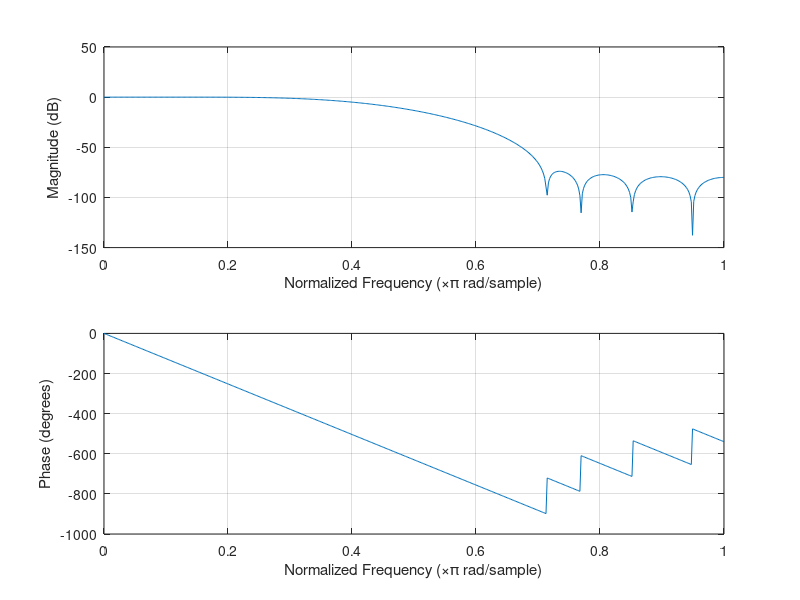
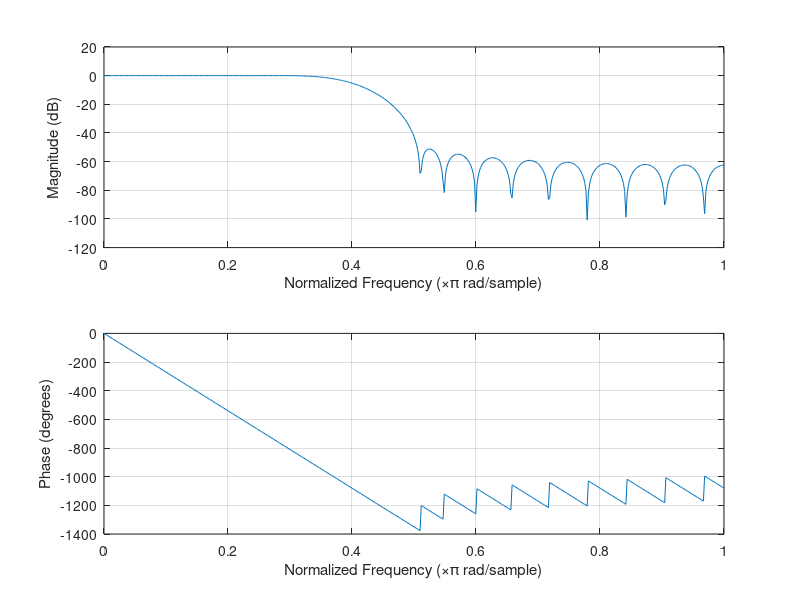
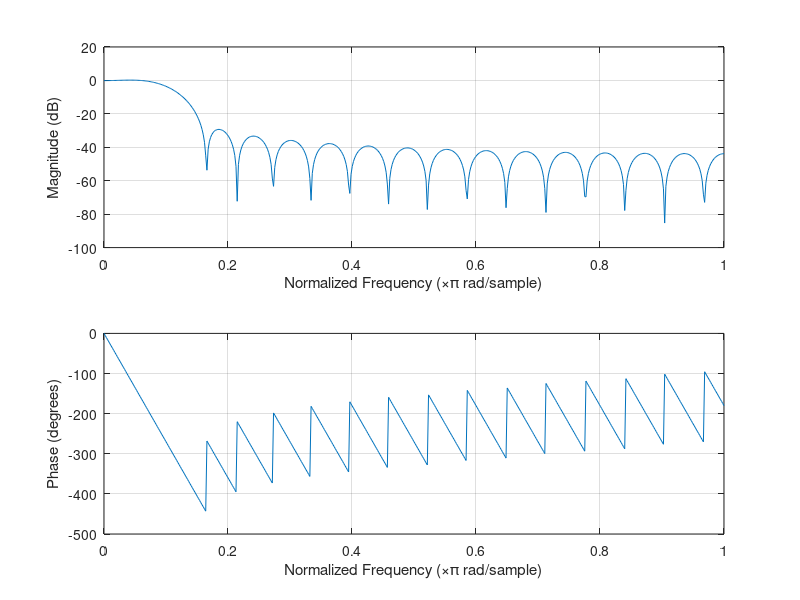
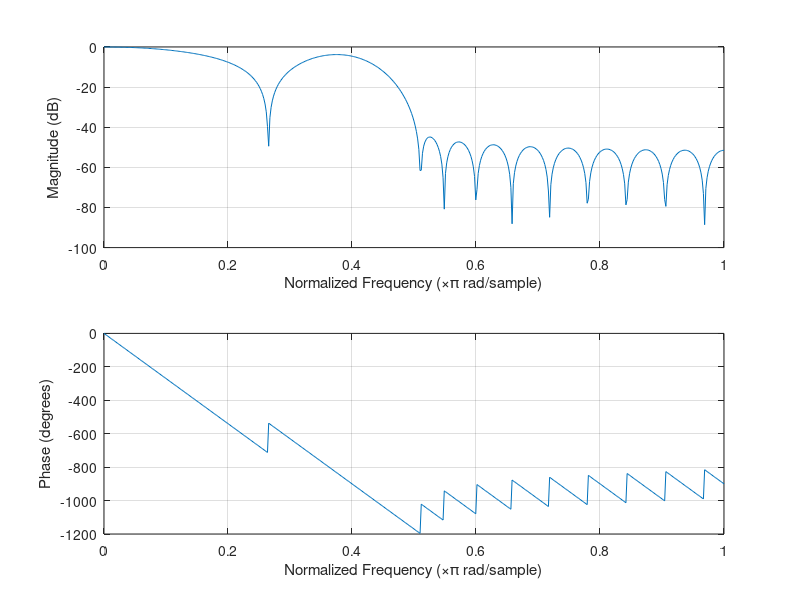

Reproduce these figures in MATLAB, in order.
% Filter design for parallel-gs NTSC/PAL filtering.
pkg load signal;

% As defined by BT.601.
bt601_rate = 13.5e6;

% The subclock of PS2 seems to be 4x BT.601 rate.
subpixel_rate = 4 * bt601_rate;
subpixel_nyquist = subpixel_rate / 2;

ntsc_subcarrier = 315e6 / 88;
pal_subcarrier = 4.43361875e6;

% Grabbed some sensible values from a paper that discusses a physical NTSC/PAL impl in 1997,
% so it looks plausible that PS2 would ship something similar.
ntsc_luma_bw = 4.2e6;
ntsc_luma_stop = 6.75e6;
ntsc_chroma_bw = 1.0e6;
ntsc_chroma_stop = 2.0e6;

% PAL-B which was used in Norway.
pal_luma_bw = 5e6;
pal_luma_stop = 6.75e6;
pal_chroma_bw = 1.3e6;
pal_chroma_stop = 2.2e6;

% First stage of downsampling from 54 MHz to 27 MHz.
% Assume some zero-order hold behavior coming out of the CRTC due to its subclock behavior.
% Most likely it's just holding pixels until the horizontal divider clocks enough times.
% 640 * 4 = 2560
% 512 * 5 = 2560
% 256 * 10 = 2560
% etc ...
% Allow some aliasing to go through to keep filter length reasonable.
% We'll filter that away in the next pass.
ntsc_downsampling_filter = firls(14, [0, ntsc_luma_bw * 1.1, subpixel_nyquist * 0.7, subpixel_nyquist] / subpixel_nyquist, [1 1 0 0]);
pal_downsampling_filter = firls(14, [0, pal_luma_bw * 1.1, subpixel_nyquist * 0.7, subpixel_nyquist] / subpixel_nyquist, [1 1 0 0]);

% Encode filters at 27 MHz. Pure low-pass.
%luma_lp_encode = fir1(30, 0.3689, 'low', kaiser(31, 8.0))'
ntsc_luma_lp_encode = firls(30, [0, ntsc_luma_bw, ntsc_luma_stop, bt601_rate] / bt601_rate, [1 1 0 0]);
ntsc_chroma_lp_encode = firls(30, [0, ntsc_chroma_bw, ntsc_chroma_stop, bt601_rate] / bt601_rate, [1 1 0 0]);
pal_luma_lp_encode = firls(30, [0, pal_luma_bw, ntsc_luma_stop, bt601_rate] / bt601_rate, [1 1 0 0]);
pal_chroma_lp_encode = firls(30, [0, pal_chroma_bw, ntsc_chroma_stop, bt601_rate] / bt601_rate, [1 1 0 0]);

% Decoding composite is much harder.

% NTSC decode
% Suppress the luma DC which ends up at subcarrier freq after demodulating.
ntsc_chroma_lp_decode = firls(26, [0, ntsc_chroma_bw * 0.5, ntsc_chroma_stop * 0.5, bt601_rate] / bt601_rate, [1 1 0 0])';

ntsc_subcarrier_w = ntsc_subcarrier / (2 * bt601_rate);
subcarrier_zero = exp(2 * pi * j * ntsc_subcarrier_w);
subcarrier_notch = real(conv([1, -subcarrier_zero], [1, -conj(subcarrier_zero)]));
subcarrier_notch = subcarrier_notch' / sum(subcarrier_notch);
ntsc_chroma_lp_decode = conv(ntsc_chroma_lp_decode, subcarrier_notch);

% Suppress the carrier when decoding luma. This leads to less detail in luma.
% Main alternatives are multi-line comb filters, etc.
ntsc_luma_lp_decode = firls(28, [0, ntsc_luma_bw, ntsc_luma_stop, bt601_rate] / bt601_rate, [1 1 0 0]);
subcarrier_notch = real(conv([1, -subcarrier_zero], [1, -conj(subcarrier_zero)]));
subcarrier_notch = subcarrier_notch' / sum(subcarrier_notch);
ntsc_luma_lp_decode = conv(ntsc_luma_lp_decode, subcarrier_notch)';

% Suppress harmonics of subcarrier which arise when demodulating.
ntsc_subcarrier_w = 2.0 * ntsc_subcarrier / (2 * bt601_rate);
subcarrier_zero = exp(2 * pi * j * ntsc_subcarrier_w);
subcarrier_notch = real(conv([1, -subcarrier_zero], [1, -conj(subcarrier_zero)]));
subcarrier_notch = subcarrier_notch' / sum(subcarrier_notch);
ntsc_chroma_lp_decode = conv(ntsc_chroma_lp_decode, subcarrier_notch)';

% PAL decode
% Just use different carrier freqs.
pal_chroma_lp_decode = firls(26, [0, pal_chroma_bw * 0.5, pal_chroma_stop * 0.5, bt601_rate] / bt601_rate, [1 1 0 0])';

pal_subcarrier_w = pal_subcarrier / (2 * bt601_rate);
subcarrier_zero = exp(2 * pi * j * pal_subcarrier_w);
subcarrier_notch = real(conv([1, -subcarrier_zero], [1, -conj(subcarrier_zero)]));
subcarrier_notch = subcarrier_notch' / sum(subcarrier_notch);
pal_chroma_lp_decode = conv(pal_chroma_lp_decode, subcarrier_notch);

pal_luma_lp_decode = firls(28, [0, pal_luma_bw, pal_luma_stop, bt601_rate] / bt601_rate, [1 1 0 0]);
subcarrier_notch = real(conv([1, -subcarrier_zero], [1, -conj(subcarrier_zero)]));
subcarrier_notch = subcarrier_notch' / sum(subcarrier_notch);
pal_luma_lp_decode = conv(pal_luma_lp_decode, subcarrier_notch)';

% Suppress harmonics of subcarrier which arise when demodulating.
pal_subcarrier_w = 2.0 * pal_subcarrier / (2 * bt601_rate);
subcarrier_zero = exp(2 * pi * j * pal_subcarrier_w);
subcarrier_notch = real(conv([1, -subcarrier_zero], [1, -conj(subcarrier_zero)]));
subcarrier_notch = subcarrier_notch' / sum(subcarrier_notch);
pal_chroma_lp_decode = conv(pal_chroma_lp_decode, subcarrier_notch)';

h = figure();
set(h, 'Name', 'NTSC downsample filter');
freqz(ntsc_downsampling_filter);

h = figure();
set(h, 'Name', 'NTSC Y encode filter @ 27 MHz');
freqz(ntsc_luma_lp_encode);

h = figure();
set(h, 'Name', 'NTSC UV encode filter @ 27 MHz');
freqz(ntsc_chroma_lp_encode);

h = figure();
set(h, 'Name', 'NTSC Y decode filter @ 27 MHz');
freqz(ntsc_luma_lp_decode);

h = figure();
set(h, 'Name', 'NTSC UV decode filter @ 27 MHz');
freqz(ntsc_chroma_lp_decode);

h = figure();
set(h, 'Name', 'PAL downsample filter @ 27 MHz');
freqz(pal_downsampling_filter);

h = figure();
set(h, 'Name', 'PAL Y encode filter @ 27 MHz');
freqz(pal_luma_lp_encode);

h = figure();
set(h, 'Name', 'PAL UV encode filter @ 27 MHz');
freqz(pal_chroma_lp_encode);

h = figure();
set(h, 'Name', 'PAL Y decode filter @ 27 MHz');
freqz(pal_luma_lp_decode);

h = figure();
set(h, 'Name', 'PAL UV decode filter @ 27 MHz');
freqz(pal_chroma_lp_decode);


assert(length(ntsc_downsampling_filter) == 15, "Length must be 15");
assert(length(ntsc_luma_lp_encode) == 31, "Length must be 31");
assert(length(ntsc_chroma_lp_encode) == 31, "Length must be 31");
assert(length(ntsc_luma_lp_decode) == 31, "Length must be 31");
assert(length(ntsc_chroma_lp_decode) == 31, "Length must be 31");

assert(length(pal_downsampling_filter) == 15, "Length must be 15");
assert(length(pal_luma_lp_encode) == 31, "Length must be 31");
assert(length(pal_chroma_lp_encode) == 31, "Length must be 31");
assert(length(pal_luma_lp_decode) == 31, "Length must be 31");
assert(length(pal_chroma_lp_decode) == 31, "Length must be 31");

printf("// Autogenerated by generate_analog_filters.m\n");
printf("const float DownsamplingKernelNTSC[16] = float[](\n");
printf("    0.0,\n");
printf("    %.8f,\n", ntsc_downsampling_filter(1:14));
printf("    %.8f);\n", ntsc_downsampling_filter(15));
printf("\n");
printf("const float LumaEncodeNTSC[31] = float[](\n");
printf("    %.8f,\n", ntsc_luma_lp_encode(1:30));
printf("    %.8f);\n", ntsc_luma_lp_encode(31));
printf("\n");
printf("const float ChromaEncodeNTSC[31] = float[](\n");
printf("    %.8f,\n", ntsc_chroma_lp_encode(1:30));
printf("    %.8f);\n", ntsc_chroma_lp_encode(31));
printf("\n");
printf("const float LumaDecodeNTSC[31] = float[](\n");
printf("    %.8f,\n", ntsc_luma_lp_decode(1:30));
printf("    %.8f);\n", ntsc_luma_lp_decode(31));
printf("\n");
printf("const float ChromaDecodeNTSC[31] = float[](\n");
printf("    %.8f,\n", ntsc_chroma_lp_decode(1:30));
printf("    %.8f);\n", ntsc_chroma_lp_decode(31));
printf("\n");
printf("const float DownsamplingKernelPAL[16] = float[](\n");
printf("    0.0,\n");
printf("    %.8f,\n", pal_downsampling_filter(1:14));
printf("    %.8f);\n", pal_downsampling_filter(15));
printf("\n");
printf("const float LumaEncodePAL[31] = float[](\n");
printf("    %.8f,\n", pal_luma_lp_encode(1:30));
printf("    %.8f);\n", pal_luma_lp_encode(31));
printf("\n");
printf("const float ChromaEncodePAL[31] = float[](\n");
printf("    %.8f,\n", pal_chroma_lp_encode(1:30));
printf("    %.8f);\n", pal_chroma_lp_encode(31));
printf("\n");
printf("const float LumaDecodePAL[31] = float[](\n");
printf("    %.8f,\n", pal_luma_lp_decode(1:30));
printf("    %.8f);\n", pal_luma_lp_decode(31));
printf("\n");
printf("const float ChromaDecodePAL[31] = float[](\n");
printf("    %.8f,\n", pal_chroma_lp_decode(1:30));
printf("    %.8f);\n", pal_chroma_lp_decode(31));
printf("\n");

printf("////////\n");

% Test some signals.

F = 0.5e6;
y = 0.5 + 0.5 * sin((2 * pi * F / subpixel_rate) * [1 : 8 * 1024]);
u = 0.2 + 0.3 * sin((2 * pi * F / subpixel_rate) * [1 : 8 * 1024]);
v = 0.3 + 0.4 * sin((2 * pi * F / subpixel_rate) * [1 : 8 * 1024]);

% Filter and decimate.
y = conv(y, ntsc_downsampling_filter)(:, 1:2:end);
u = conv(u, ntsc_downsampling_filter)(:, 1:2:end);
v = conv(v, ntsc_downsampling_filter)(:, 1:2:end);

% Low pass filter into target bandwidth.
y = conv(y, ntsc_luma_lp_encode);
u = conv(u, ntsc_chroma_lp_encode);
v = conv(v, ntsc_chroma_lp_encode);

u = u .* cos((2 * pi * ntsc_subcarrier / (2 * bt601_rate)) * [0 : length(u) - 1]);
v = v .* sin((2 * pi * ntsc_subcarrier / (2 * bt601_rate)) * [0 : length(v) - 1]);
c = u + v;

composite_signal = y + c;

% Reconstruct YUV

y = conv(ntsc_luma_lp_decode, composite_signal);
u = 2 * conv(ntsc_chroma_lp_decode, composite_signal .* cos((2 * pi * ntsc_subcarrier / (2 * bt601_rate)) * [0 : length(composite_signal) - 1]));
v = 2 * conv(ntsc_chroma_lp_decode, composite_signal .* sin((2 * pi * ntsc_subcarrier / (2 * bt601_rate)) * [0 : length(composite_signal) - 1]));

h = figure();
set(h, 'Name', 'Composite signal')
plot(composite_signal);

h = figure();
set(h, 'Name', 'Reconstructed Y')
plot(y);

h = figure();
set(h, 'Name', 'Reconstructed U')
plot(u);

h = figure();
set(h, 'Name', 'Reconstructed V')
plot(v);
